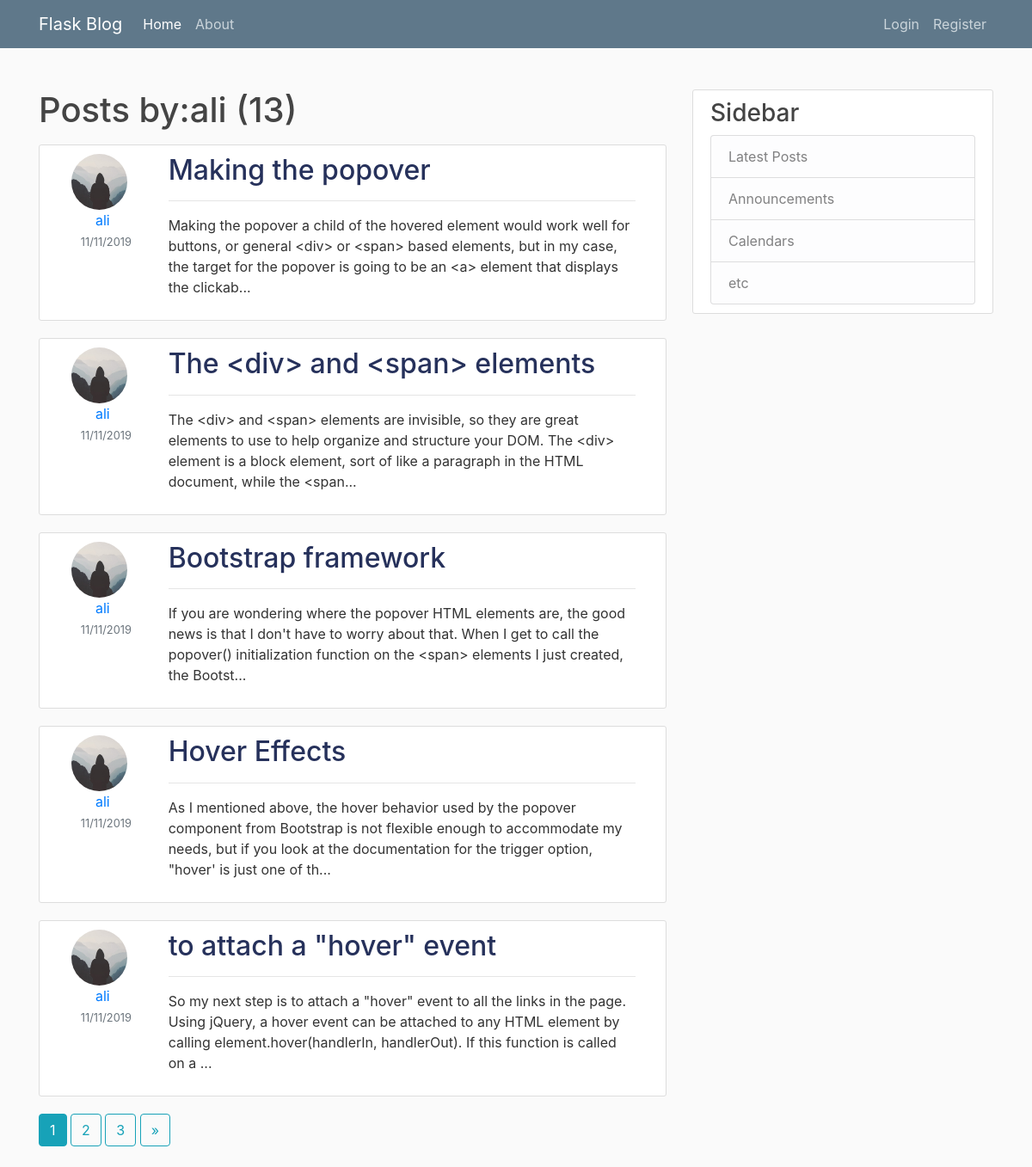
Screenshot of /user/ali with the database file from the repository.
### flaskblog/models.py (models this page shows, shortened)
class User(UserMixin, db.Model):
    id = db.Column(db.Integer, primary_key=True)
    username = db.Column(db.String(20), unique=True, nullable=False)
    email = db.Column(db.String(120), unique=True, nullable=False)
    image_file = db.Column(db.String(20), nullable=False, default='default.jpg')
    password = db.Column(db.String(60), nullable=False)
    posts = db.relationship('Post', backref='author', lazy=True)

class Post(db.Model):
    id = db.Column(db.Integer, primary_key=True)
    title = db.Column(db.String(100), nullable=False)
    date_posted = db.Column(db.DateTime, nullable=False, default=datetime.utcnow)
    content = db.Column(db.Text, nullable=False)
    user_id = db.Column(db.Integer, db.ForeignKey('user.id'), nullable=False)

### flaskblog/users/routes.py (the view)
@users.route('/user/<string:username>')
def user_posts(username):
    page = request.args.get('page', 1, type=int)
    user = User.query.filter_by(username=username).first_or_404()
    posts = Post.query.filter_by(author=user).order_by(Post.date_posted.desc()).paginate(page=page, per_page=5)
    return render_template('user_posts.html', user=user, posts=posts)

### flaskblog/templates/user_posts.html (shortened to what this page needs)
{% extends 'base.html' %}
{% block content %}
    <h1 class="mb-3">Posts by:{{ user.username }} ({{ posts.total }})</h1>
    {% if posts %}
        {% for post in posts.items %}
            <article class="media content-section">
                <div class="media-body d-flex justify-content-center">
                    <div class="col-md-2 text-center">
                        <img class="rounded-circle article-img"
                             src="{{ url_for('static', filename='profile_pics/' + post.author.image_file) }}"
                             alt="Profile Picture">
                        <a class="mr-2"
                           href="{{ url_for('users.user_posts', username=post.author.username) }}">{{ post.author.username }}</a>
                        <small class="text-muted">{{ post.date_posted.strftime('%d/%m/%Y') }}</small>
                    </div>
                    <div class="col-md-10">
                        <h2><a class="article-title"
                               href="{{ url_for('posts.post', post_id=post.id) }}">{{ post.title }}</a></h2>
                        <hr>
                        <p class="article-content">{{ post.content[:220] }}...</p>
                    </div>
                </div>
            </article>
        {% endfor %}
    {% else %}
        <p class="lead">No post found!</p>
    {% endif %}
    {% for page_num in posts.iter_pages(left_edge=1, right_edge=1, left_current=1, right_current=2) %}
        {% if page_num %}
            {% if posts.page == page_num %}
                <a class="btn btn-info mb-4" href="{{ url_for('users.user_posts', username=user.username, page=page_num ) }}">{{ page_num }}</a>
            {% else %}
                <a class="btn btn-outline-info mb-4" href="{{ url_for('users.user_posts', username=user.username, page=page_num ) }}">{{ page_num }}</a>
            {% endif %}
        {% else %}
            ...
        {% endif %}
    {% endfor %}
    {% if posts.has_next %}
        <a class="btn btn-outline-info mb-4" href="{{ url_for('users.user_posts', username=user.username, page=posts.next_num) }}" aria-label="Next">
            <span aria-hidden="true">&raquo;</span>
        </a>
    {% endif %}
{% endblock content %}

### flaskblog/static/main.css (style rules this page uses)
body { background: #fafafa; color: #333333; }
h1, h2, h3, h4, h5, h6 { color: #444444; }
.content-section { background: #ffffff; padding: 10px 20px; border: 1px solid #dddddd; border-radius: 3px; margin-bottom: 20px; }
.article-title { color: #26315b; }
.article-content { white-space: pre-line; }
.article-img { height: 65px; width: 65px; margin-right: 16px; }

### rows the page displays
User: username "ali"
Post: image_file (placeholder picture), author.username "ali", date_posted "11/11/2019", title "Making the popover", content "Making the popover a child of the hovered element would work well for buttons, or general <div> or <span> based elements, but in my case, the target for the popover is going to be an <a> element that displays the clickab"
Post: image_file (placeholder picture), author.username "ali", date_posted "11/11/2019", title "The <div> and <span> elements", content "The <div> and <span> elements are invisible, so they are great elements to use to help organize and structure your DOM. The <div> element is a block element, sort of like a paragraph in the HTML document, while the <span"
Post: image_file (placeholder picture), author.username "ali", date_posted "11/11/2019", title "Bootstrap framework", content "If you are wondering where the popover HTML elements are, the good news is that I don't have to worry about that. When I get to call the popover() initialization function on the <span> elements I just created, the Bootst"
Post: image_file (placeholder picture), author.username "ali", date_posted "11/11/2019", title "Hover Effects", content "As I mentioned above, the hover behavior used by the popover component from Bootstrap is not flexible enough to accommodate my needs, but if you look at the documentation for the trigger option, \"hover' is just one of th"
Post: image_file (placeholder picture), author.username "ali", date_posted "11/11/2019", title "to attach a \"hover\" event", content "So my next step is to attach a \"hover\" event to all the links in the page. Using jQuery, a hover event can be attached to any HTML element by calling element.hover(handlerIn, handlerOut). If this function is called on a"

### other values shown
{{ posts.total }} "13"
{{ page_num }} "1"
{{ page_num }} "2" "3"
